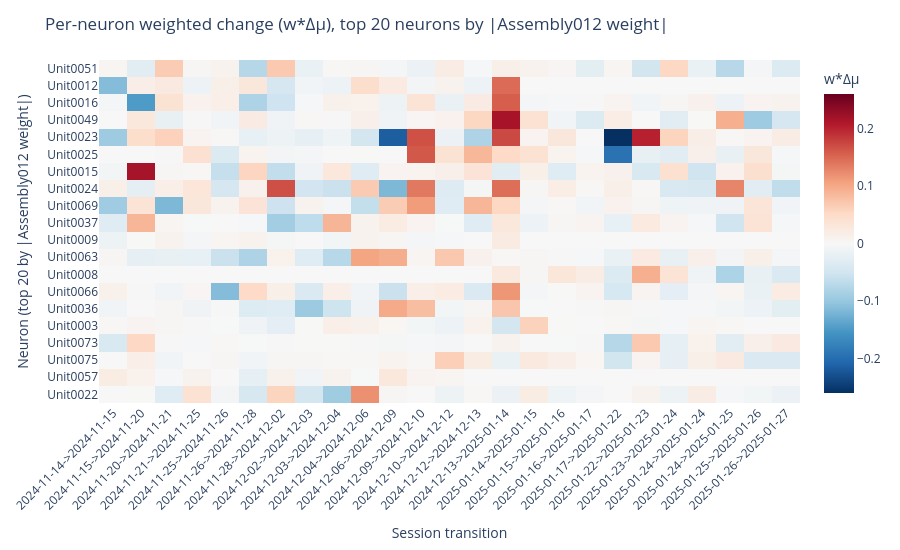

Notebook cell for this chart:
### Code cell
# Same weighted heatmap, but neurons ordered by |Assembly012| weight in `ensambles`
assembly_col = "Assembly012"
top_k = 20

if "weighted_by_unit_transition" not in globals():
    weighted_by_unit_transition = transition_unit_df.pivot(index="unit", columns="transition", values="w*dmu")

if "ensambles" not in globals():
    raise RuntimeError("`ensambles` is not defined. Run the ensemble-loading cell first.")
if assembly_col not in ensambles.columns:
    raise KeyError(f"{assembly_col} not found in ensambles.")

w_assembly = ensambles[assembly_col].dropna().astype(float).copy()
if not all(isinstance(i, str) and i.startswith("Unit") for i in w_assembly.index):
    try:
        w_assembly.index = [f"Unit{int(i)+1:04d}" for i in w_assembly.index]
    except Exception:
        w_assembly.index = w_assembly.index.astype(str)

neurons_by_abs_weight = w_assembly.abs().sort_values(ascending=False).index
neurons_present = [u for u in neurons_by_abs_weight if u in weighted_by_unit_transition.index][:top_k]

if len(neurons_present) == 0:
    raise RuntimeError("No overlap between Assembly012 units and weighted transition units.")

weighted_heatmap_absw_order = weighted_by_unit_transition.loc[neurons_present].fillna(0.0)

vmax_absw = np.nanmax(np.abs(weighted_heatmap_absw_order.to_numpy()))
if vmax_absw == 0:
    vmax_absw = 1.0

transition_sep = "->"
x_transition_labels_absw = [
    f"{str(c).split(transition_sep)[0].split('_')[0]}{transition_sep}{str(c).split(transition_sep)[1].split('_')[0]}"
    for c in weighted_heatmap_absw_order.columns
]

fig_w_absorder = px.imshow(
    weighted_heatmap_absw_order.to_numpy(),
    x=x_transition_labels_absw,
    y=weighted_heatmap_absw_order.index,
    color_continuous_scale="RdBu_r",
    zmin=-vmax_absw,
    zmax=vmax_absw,
    aspect="auto",
    labels={"x": "Session transition", "y": "Neuron (top 20 by |Assembly012 weight|)", "color": "w*∆µ"},
)

fig_w_absorder.update_layout(
    title="Per-neuron weighted change (w*∆µ), top 20 neurons by |Assembly012 weight|",
    height=max(550, int(14 * weighted_heatmap_absw_order.shape[0])),
)
fig_w_absorder.update_xaxes(tickangle=-45, side="bottom")
fig_w_absorder.show()

### Figure 1 — Plotly figure (JSON) as saved in the notebook; plotly's stock layout.template omitted (floating-point values rounded to 4 significant figures; data arrays with more than 128 entries replaced by an {"elided": "..."} marker saying what was removed)
{"data": [{"coloraxis": "coloraxis", "hovertemplate": "Session transition: %{x}<br>Neuron (top 20 by |Assembly012 weight|): %{y}<br>w*∆µ: %{z}<extra></extra>", "name": "0", "type": "heatmap", "x": ["2024-11-14->2024-11-15", "2024-11-15->2024-11-20", "2024-11-20->2024-11-21", "2024-11-21->2024-11-25", "2024-11-25->2024-11-26", "2024-11-26->2024-11-28", "2024-11-28->2024-12-02", "2024-12-02->2024-12-03", "2024-12-03->2024-12-04", "2024-12-04->2024-12-06", "2024-12-06->2024-12-09", "2024-12-09->2024-12-10", "2024-12-10->2024-12-12", "2024-12-12->2024-12-13", "2024-12-13->2025-01-14", "2025-01-14->2025-01-15", "2025-01-15->2025-01-16", "2025-01-16->2025-01-17", "2025-01-17->2025-01-22", "2025-01-22->2025-01-23", "2025-01-23->2025-01-24", "2025-01-24->2025-01-24", "2025-01-24->2025-01-25", "2025-01-25->2025-01-26", "2025-01-26->2025-01-27"], "xaxis": "x", "y": ["Unit0051", "Unit0012", "Unit0016", "Unit0049", "Unit0023", "Unit0025", "Unit0015", "Unit0024", "Unit0069", "Unit0037", "Unit0009", "Unit0063", "Unit0008", "Unit0066", "Unit0036", "Unit0003", "Unit0073", "Unit0075", "Unit0057", "Unit0022"], "yaxis": "y", "z": {"elided": "20x25 float values"}}], "layout": {"coloraxis": {"cmax": 0.2597, "cmin": -0.2597, "colorbar": {"title": {"text": "w*∆µ"}}, "colorscale": [[0, "rgb(5,48,97)"], [0.1, "rgb(33,102,172)"], [0.2, "rgb(67,147,195)"], [0.3, "rgb(146,197,222)"], [0.4, "rgb(209,229,240)"], [0.5, "rgb(247,247,247)"], [0.6, "rgb(253,219,199)"], [0.7, "rgb(244,165,130)"], [0.8, "rgb(214,96,77)"], [0.9, "rgb(178,24,43)"], [1, "rgb(103,0,31)"]]}, "height": 550, "margin": {"t": 60}, "title": {"text": "Per-neuron weighted change (w*∆µ), top 20 neurons by |Assembly012 weight|"}, "xaxis": {"anchor": "y", "domain": [0, 1], "side": "bottom", "tickangle": -45, "title": {"text": "Session transition"}}, "yaxis": {"anchor": "x", "autorange": "reversed", "domain": [0, 1], "title": {"text": "Neuron (top 20 by |Assembly012 weight|)"}}}}
